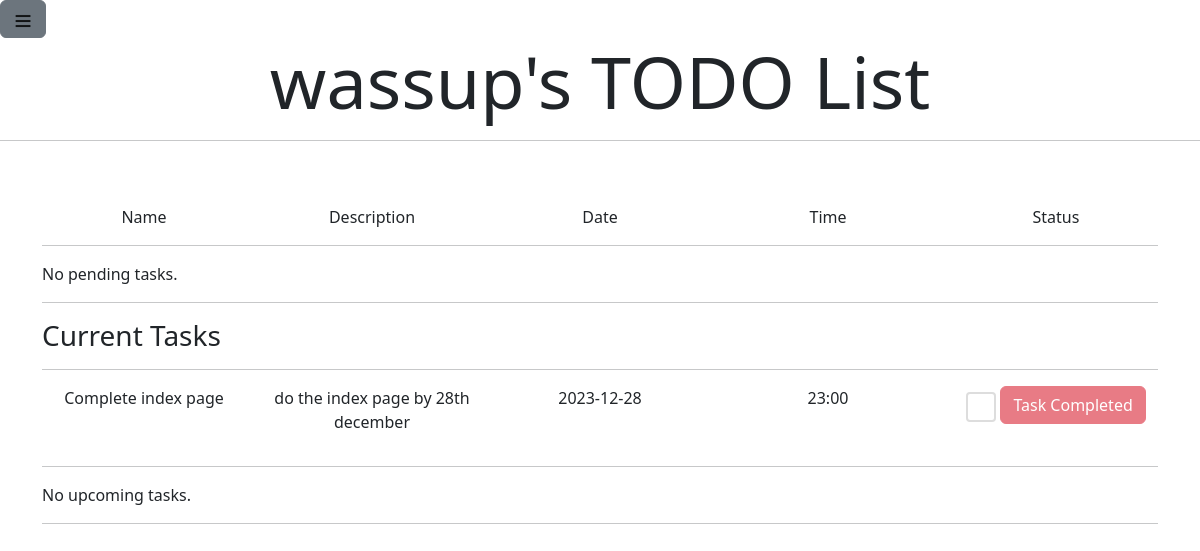
/ (signed in), run on an earlier commit of the app's database.
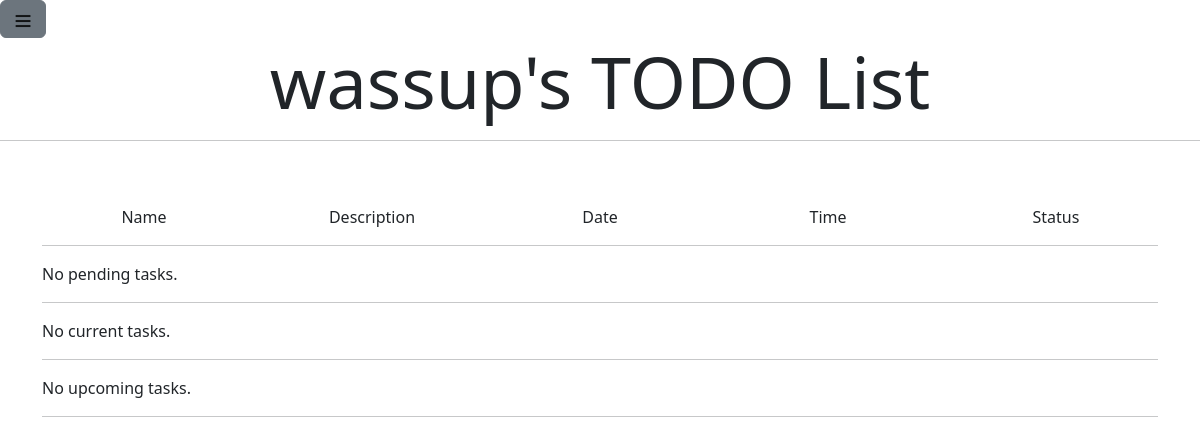
And on a later commit of the database.
### tables this page shows
CREATE TABLE tasks (
    id INTEGER PRIMARY KEY AUTOINCREMENT,
    name TEXT,
    description TEXT,
    date TEXT,
    time TEXT,
    username varchar(20),
    FOREIGN KEY(username) REFERENCES users(user_id)
);

### app.py (the view)
@app.route("/", methods = ["POST", "GET"])
def index():
    if (helpers.isloggedin() == False): # Checking if there is a user logged if not returns them to login page
        return redirect("/login")
    cursor = get_db()[1]
    if request.method == "POST":
        id = request.form.get("c_task")
        cursor.execute("DELETE from tasks WHERE id = ?", (id,))
        g.db.commit()
        pass
    day = date.today() + timedelta(days= 7)
    tasks = cursor.execute("SELECT * FROM tasks WHERE username = ? AND (date(date) <= date(?) OR date IS NULL)", (session["user_id"], day.strftime("%Y-%m-%d"))).fetchall()
    sorted_tasks = helpers.sort_tasks(tasks)
    return render_template("index.html", user=session["user_id"], pending=sorted_tasks[0], current=sorted_tasks[1], upcoming=sorted_tasks[2])

### app.py (called while the page is built)
def get_db():
    if 'db' not in g:
        g.db = sqlite3.connect("todo.db")
        g.cursor = g.db.cursor()
    return g.db, g.cursor

### helpers.py (called while the page is built)
def isloggedin():
    return (session.get("user_id") is None) == False

def sort_tasks(tasks):
    pending_tasks = []
    current_tasks = []
    upcoming_tasks = []
    today = date.today()
    for task in tasks:
        task = list(task)
        if task[2] is None:
            task[2] = "-"
        if task[4] is None:
            task[4] = "-"
        if datetime.strptime(task[3], "%Y-%m-%d").date() == today:
            current_tasks.append(task)
        elif datetime.strptime(task[3], "%Y-%m-%d").date() > today:
            upcoming_tasks.append(task)
        else:
            pending_tasks.append(task)
    current_tasks.sort(key=lambda x: x[4])
    upcoming_tasks.sort(key=lambda x: (x[3], x[4]))
    return [pending_tasks, current_tasks, upcoming_tasks]

### templates/index.html (shortened to what this page needs)
{% extends "layout.html" %}
{% block user_list %}
    <h1 class="display-2" style="text-align:center;">
        <b>{{ user }}'s TODO List</b>
    </h1>
    <hr>
{% endblock %}
{% block main %}
    <div class="container" style="text-align:left;">
        <div class="row content">
            <div class="col">
                Name
            </div>
            <div class="col">
                Description
            </div>
            <div class="col">
                Date
            </div>
            <div class="col">
                Time
            </div>
            <div class="col">
                Status
            </div>
        </div>
        <hr>
        {% if pending %}
            <div class="pending">
                <h3>Pending Tasks</h3>
                <hr>
                <div class="content">
                    {% for task in pending %}
                        <div class="row">
                            {% for i in task[1:-1] %}
                            <div class="col">
                                    <p>{{ i }}</p>
                            </div>
                            {% endfor %}
                            <div class="col">
                                <form action="/" method="post">
                                    <input class="form-check-input checkbox-round" type="checkbox" name="c_task" value="{{ task[0] }}" onchange="document.getElementById('s_task1{{ task[0] }}').disabled = !this.checked;">
                                    <button type="submit" class="btn btn-danger" id="s_task1{{ task[0] }}" disabled>Task Completed</button>
                                </form>
                            </div>
                        </div>
                    {% endfor %}
                </div>
                <hr>
            </div>
        {% else %}
            <p>No pending tasks.</p>
            <hr>
        {% endif %}
        {% if current %}
            <h3>Current Tasks</h3>
            <hr>
            <div class="content">
                {% for task in current %}
                    <div class="row">
                        {% for i in task[1:-1] %}
                        <div class="col">
                                <p>{{ i }}</p>
                        </div>
                        {% endfor %}
                        <div class="col">
                            <form action="/" method="post">
                                <input class="form-check-input checkbox-round" type="checkbox" name="c_task" value="{{ task[0] }}" onchange="document.getElementById('s_task2{{ task[0] }}').disabled = !this.checked;">
                                <button type="submit" class="btn btn-danger" id="s_task2{{ task[0] }}" disabled>Task Completed</button>
                            </form>
                        </div>
                    </div>
                {% endfor %}
            </div>
            <hr>
        {% else %}
            <p>No current tasks.</p>
            <hr>
        {% endif %}
        {% if upcoming %}
            <h3>Upcoming Tasks</h3>
            <hr>
            <div class="content">
                {% for task in upcoming %}
                    <div class="row">
                        {% for i in task[1:-1] %}
                        <div class="col">
                                <p>{{ i }}</p>
                        </div>
                        {% endfor %}
                        <div class="col">
                            <form action="/" method="post">
                                <input class="form-check-input checkbox-round" type="checkbox" name="c_task" value="{{ task[0] }}" onchange="document.getElementById('s_task3{{ task[0] }}').disabled = !this.checked;">
                                <button type="submit" class="btn btn-danger" id="s_task3{{ task[0] }}" disabled>Task Completed</button>
                            </form>
                        </div>
                    </div>
                {% endfor %}
            </div>
            <hr>
        {% else %}
            <p>No upcoming tasks.</p>
            <hr>
        {% endif %}
    </div>
{% endblock %}

### templates/layout.html (shortened to what this page needs)
<!DOCTYPE html>
<html lang="en">
    <head>
        <link rel="stylesheet" href="/static/styles.css">
        <link href="https://cdn.jsdelivr.net/npm/bootstrap@5.3.2/dist/css/bootstrap.min.css" rel="stylesheet">
    </head>
    <body>
        <a class="btn btn-secondary" data-bs-toggle="offcanvas" href="#offcanvasExample" role="button" aria-controls="offcanvasExample">
            <img src="/static/offcanvas.png" width="20" height="20"></img>
        </a>
        <div>{% block user_list %}{% endblock %}</div>
        <main class="container-fluid py-5 text-center">
            {% block main %}{% endblock %}
        </main>
    </body>
</html>

### static/styles.css (style rules this page uses)
.content { text-align: center; }

What changed in the data, as far as the page shows it:
removed tasks: username "wassup", name "Complete index page", description "do the index page by 28th december", date "2023-12-28", time "23:00"
Also different on the page:
{{ user }}: (not shown) → "wassup"
text no longer shown: "Current Tasks"
text now shown: "No current tasks."
